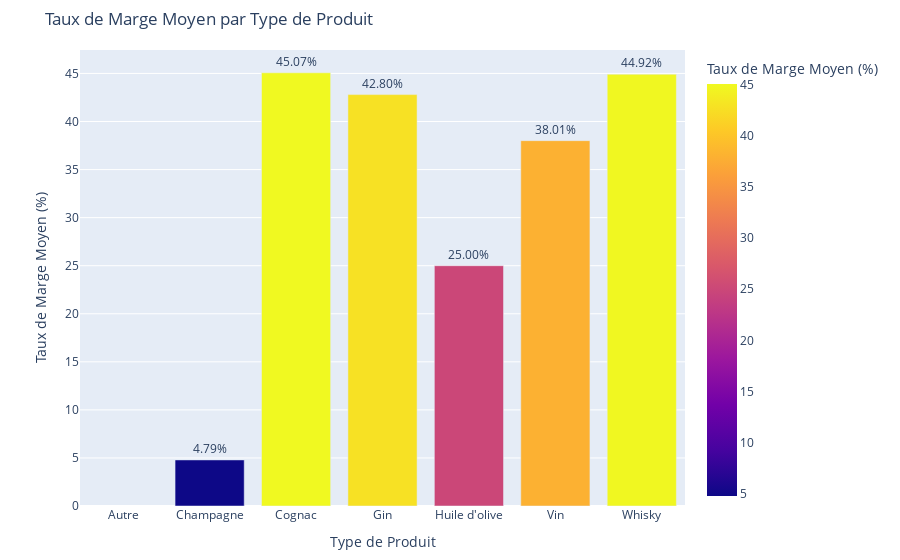

Write notebook code for a chart like this one.
### Code cell
#création d'un dataframe avec le taux de marge moyen par type de produit

# Grouper par 'type_produit' et calculer la moyenne du taux de marge
df_moyenne_marge = merged_df.groupby('product_type')['taux_marge'].mean().reset_index()

print(df_moyenne_marge)

# Affichage dans un graphique du taux de marge par type de produit avec plotly express

fig = px.bar(df_moyenne_marge, 
             x='product_type', 
             y='taux_marge', 
             title='Taux de Marge Moyen par Type de Produit',
             labels={'product_type': 'Type de Produit', 'taux_marge': 'Taux de Marge Moyen (%)'},
             color='taux_marge', 
             color_continuous_scale=px.colors.sequential.Plasma,
             text='taux_marge'  # Ajout des étiquettes de données
)

# Affichage automatique des étiquettes avec ajustement
fig.update_traces(texttemplate='%{text:.2f}%', textposition='outside')

# Ajustement des marges du graphique si nécessaire
fig.update_layout(
    margin=dict(t=50, b=50),
    height=450  # Ajuste la hauteur si nécessaire
)

# Afficher le graphique
fig.show()

### Figure 1 — Plotly figure (JSON) as saved in the notebook; plotly's stock layout.template omitted (floating-point values rounded to 4 significant figures)
{"data": [{"alignmentgroup": "True", "hovertemplate": "Type de Produit=%{x}<br>Taux de Marge Moyen (%)=%{marker.color}<extra></extra>", "legendgroup": "", "marker": {"color": [null, 4.793, 45.07, 42.8, 25.0, 38.01, 44.92], "coloraxis": "coloraxis", "pattern": {"shape": ""}}, "name": "", "offsetgroup": "", "orientation": "v", "showlegend": false, "text": [null, 4.793, 45.07, 42.8, 25.0, 38.01, 44.92], "textposition": "outside", "texttemplate": "%{text:.2f}%", "type": "bar", "x": ["Autre", "Champagne", "Cognac", "Gin", "Huile d'olive", "Vin", "Whisky"], "xaxis": "x", "y": [null, 4.793, 45.07, 42.8, 25.0, 38.01, 44.92], "yaxis": "y"}], "layout": {"autosize": true, "barmode": "relative", "coloraxis": {"colorbar": {"title": {"text": "Taux de Marge Moyen (%)"}}, "colorscale": [[0, "#0d0887"], [0.1111, "#46039f"], [0.2222, "#7201a8"], [0.3333, "#9c179e"], [0.4444, "#bd3786"], [0.5556, "#d8576b"], [0.6667, "#ed7953"], [0.7778, "#fb9f3a"], [0.8889, "#fdca26"], [1, "#f0f921"]]}, "legend": {"tracegroupgap": 0}, "margin": {"b": 50, "t": 50}, "title": {"text": "Taux de Marge Moyen par Type de Produit"}, "xaxis": {"anchor": "y", "autorange": true, "domain": [0, 1], "range": [-0.5, 6.5], "title": {"text": "Type de Produit"}, "type": "category"}, "yaxis": {"anchor": "x", "autorange": true, "domain": [0, 1], "range": [0, 47.44], "title": {"text": "Taux de Marge Moyen (%)"}, "type": "linear"}}}
